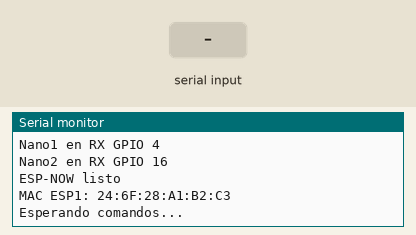
This sketch was run on a simulated ESP32. On the bench: the last lines printed to the serial monitor. The inputs (shaded band) are chosen by the test bench.

Above: at 2.2 s.
2.3 s: "1\n" received over the second serial link
At 2.8 s:
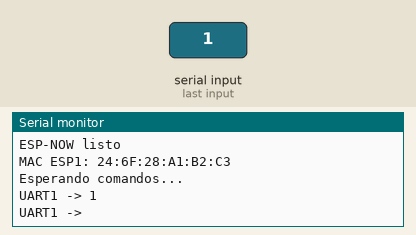
3.8 s: "U\n" received over the second serial link
At 4.3 s:
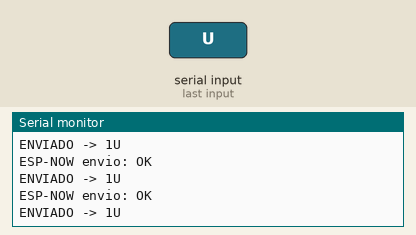

Measured:
- after the input at 2.3 s, the serial monitor: prints a new line at once (image 1)
- after the input at 3.8 s, the serial monitor: prints a new line at once (image 2)

The sketch:

ESP1.ino
```cpp
#include <WiFi.h>
#include <esp_now.h>

// ==========================
// CONFIGURACION
// ==========================
#define BAUD_DEBUG   115200
#define BAUD_NANO    9600

// Nano 1
#define RX_NANO1     4
#define TX_NANO1     -1

// Nano 2
#define RX_NANO2     16
#define TX_NANO2     -1

// MAC DEL ESP2
uint8_t macESP2[] = {0x80, 0xF3, 0xDA, 0x63, 0xA4, 0x18};

// Cada cuanto reenviar por ESP-NOW
#define TX_INTERVAL_MS  6

// ==========================
// PAQUETE CRUDO 2 BYTES
// ==========================
typedef struct {
  char control;
  char comando;
} PaqueteCrudo;

PaqueteCrudo paqueteTx;

// ==========================
// ESTADO POR CONTROL
// ==========================
typedef struct {
  char dirActual;          // U D L R o N

  bool aActiva;
  bool bActiva;

  bool aPendienteOn;       // enviar A una vez
  bool bPendienteOn;       // enviar B una vez

  bool nPendiente;         // enviar N una vez
  bool aPendienteOff;      // enviar a una vez
  bool bPendienteOff;      // enviar b una vez
} EstadoControl;

EstadoControl mando1 = {'N', false, false, false, false, false, false, false};
EstadoControl mando2 = {'N', false, false, false, false, false, false, false};

// ==========================
// PARSER POR UART
// ==========================
typedef struct {
  bool esperandoComando;
  char controlTemp;
} ParserUART;

ParserUART parser1 = {false, 0};
ParserUART parser2 = {false, 0};

// ==========================
// CONTROL DE ENVIO
// ==========================
volatile bool txBusy = false;
unsigned long ultimoTxMs = 0;
uint8_t turnoEnvio = 0;

// ==========================
// VALIDACION
// ==========================
bool controlValido(char c) {
  return (c == '1' || c == '2');
}

bool comandoValido(char c) {
  switch (c) {
    case 'U':
    case 'D':
    case 'L':
    case 'R':
    case 'N':
    case 'A':
    case 'a':
    case 'B':
    case 'b':
      return true;
    default:
      return false;
  }
}

bool esIgnorable(char c) {
  return (c == '\n' || c == '\r' || c == ' ' || c == '\t');
}

// ==========================
// CALLBACK ESP-NOW
// ==========================
void onDataSent(const uint8_t *mac_addr, esp_now_send_status_t status) {
  txBusy = false;

  Serial.print("ESP-NOW envio: ");
  if (status == ESP_NOW_SEND_SUCCESS) {
    Serial.println("OK");
  } else {
    Serial.println("FALLO");
  }
}

// ==========================
// ENVIO CRUDO
// ==========================
bool enviarTrama(char control, char comando) {
  if (txBusy) {
    return false;
  }

  paqueteTx.control = control;
  paqueteTx.comando = comando;

  txBusy = true;
  esp_err_t resultado = esp_now_send(macESP2, (uint8_t *)&paqueteTx, sizeof(paqueteTx));

  Serial.print("ENVIADO -> ");
  Serial.print(control);
  Serial.println(comando);

  if (resultado == ESP_OK) {
    return true;
  } else {
    Serial.print("Error esp_now_send: ");
    Serial.println(resultado);
    txBusy = false;
    return false;
  }
}

// ==========================
// ACTUALIZAR ESTADO
// ==========================
void actualizarEstado(char control, char comando) {
  EstadoControl *m = (control == '1') ? &mando1 : &mando2;

  switch (comando) {
    // Direccion
    case 'U':
    case 'D':
    case 'L':
    case 'R':
      m->dirActual = comando;
      break;

    case 'N':
      if (m->dirActual != 'N') {
        m->dirActual = 'N';
        m->nPendiente = true;
      }
      break;

    // A
    case 'A':
      if (!m->aActiva) {
        m->aActiva = true;
        m->aPendienteOn = true;
      }
      break;

    case 'a':
      if (m->aActiva) {
        m->aActiva = false;
        m->aPendienteOff = true;
      }
      break;

    // B
    case 'B':
      if (!m->bActiva) {
        m->bActiva = true;
        m->bPendienteOn = true;
      }
      break;

    case 'b':
      if (m->bActiva) {
        m->bActiva = false;
        m->bPendienteOff = true;
      }
      break;
  }

  Serial.print("Estado ");
  Serial.print(control);
  Serial.print(" -> dir=");
  Serial.print(m->dirActual);
  Serial.print(" | A=");
  Serial.print(m->aActiva ? "ON" : "OFF");
  Serial.print(" | B=");
  Serial.print(m->bActiva ? "ON" : "OFF");
  Serial.print(" | nPend=");
  Serial.print(m->nPendiente ? "SI" : "NO");
  Serial.print(" | aOn=");
  Serial.print(m->aPendienteOn ? "SI" : "NO");
  Serial.print(" | aOff=");
  Serial.print(m->aPendienteOff ? "SI" : "NO");
  Serial.print(" | bOn=");
  Serial.print(m->bPendienteOn ? "SI" : "NO");
  Serial.print(" | bOff=");
  Serial.println(m->bPendienteOff ? "SI" : "NO");
}

// ==========================
// PROCESAR BYTE UART
// Espera pares tipo 1U, 1N, 1A, 1a, 1B, 1b...
// ==========================
void procesarByteUART(uint8_t uartOrigen, char c) {
  ParserUART *p = (uartOrigen == 1) ? &parser1 : &parser2;

  if (esIgnorable(c)) {
    return;
  }

  if (!p->esperandoComando) {
    if (controlValido(c)) {
      p->controlTemp = c;
      p->esperandoComando = true;
    }
    return;
  }

  if (comandoValido(c)) {
    actualizarEstado(p->controlTemp, c);
    p->esperandoComando = false;
    p->controlTemp = 0;
    return;
  }

  if (controlValido(c)) {
    p->controlTemp = c;
    p->esperandoComando = true;
    return;
  }

  p->esperandoComando = false;
  p->controlTemp = 0;
}

// ==========================
// LEER UART
// ==========================
void leerUART(HardwareSerial &puerto, uint8_t uartOrigen) {
  while (puerto.available() > 0) {
    char c = (char)puerto.read();

    Serial.print("UART");
    Serial.print(uartOrigen);
    Serial.print(" -> ");
    Serial.println(c);

    procesarByteUART(uartOrigen, c);
  }
}

// ==========================
// LISTA DE PRIORIDAD
// 0 = 1-N
// 1 = 1-a
// 2 = 1-b
// 3 = 2-N
// 4 = 2-a
// 5 = 2-b
// 6 = 1-dir
// 7 = 1-A
// 8 = 1-B
// 9 = 2-dir
// 10 = 2-A
// 11 = 2-B
// ==========================
int construirActivos(uint8_t activos[]) {
  int n = 0;

  // PRIORIDAD MAXIMA: soltados
  if (mando1.nPendiente)   activos[n++] = 0;
  if (mando1.aPendienteOff) activos[n++] = 1;
  if (mando1.bPendienteOff) activos[n++] = 2;

  if (mando2.nPendiente)   activos[n++] = 3;
  if (mando2.aPendienteOff) activos[n++] = 4;
  if (mando2.bPendienteOff) activos[n++] = 5;

  // Luego movimientos y presionados
  if (mando1.dirActual != 'N') activos[n++] = 6;
  if (mando1.aPendienteOn)     activos[n++] = 7;
  if (mando1.bPendienteOn)     activos[n++] = 8;

  if (mando2.dirActual != 'N') activos[n++] = 9;
  if (mando2.aPendienteOn)     activos[n++] = 10;
  if (mando2.bPendienteOn)     activos[n++] = 11;

  return n;
}

// ==========================
// TRANSMISION
// - N, a, b con prioridad
// - URLD continuas
// - A y B una vez
// ==========================
void transmitirActivos() {
  if (txBusy) {
    return;
  }

  unsigned long ahora = millis();
  if (ahora - ultimoTxMs < TX_INTERVAL_MS) {
    return;
  }

  uint8_t activos[12];
  int total = construirActivos(activos);

  if (total == 0) {
    return;
  }

  if (turnoEnvio >= total) {
    turnoEnvio = 0;
  }

  uint8_t item = activos[turnoEnvio];

  switch (item) {
    // PRIORIDAD: soltados mando 1
    case 0:
      if (enviarTrama('1', 'N')) {
        mando1.nPendiente = false;
        ultimoTxMs = ahora;
        turnoEnvio++;
      }
      break;

    case 1:
      if (enviarTrama('1', 'a')) {
        mando1.aPendienteOff = false;
        ultimoTxMs = ahora;
        turnoEnvio++;
      }
      break;

    case 2:
      if (enviarTrama('1', 'b')) {
        mando1.bPendienteOff = false;
        ultimoTxMs = ahora;
        turnoEnvio++;
      }
      break;

    // PRIORIDAD: soltados mando 2
    case 3:
      if (enviarTrama('2', 'N')) {
        mando2.nPendiente = false;
        ultimoTxMs = ahora;
        turnoEnvio++;
      }
      break;

    case 4:
      if (enviarTrama('2', 'a')) {
        mando2.aPendienteOff = false;
        ultimoTxMs = ahora;
        turnoEnvio++;
      }
      break;

    case 5:
      if (enviarTrama('2', 'b')) {
        mando2.bPendienteOff = false;
        ultimoTxMs = ahora;
        turnoEnvio++;
      }
      break;

    // Direccion continua mando 1
    case 6:
      if (enviarTrama('1', mando1.dirActual)) {
        ultimoTxMs = ahora;
        turnoEnvio++;
      }
      break;

    // A una vez mando 1
    case 7:
      if (enviarTrama('1', 'A')) {
        mando1.aPendienteOn = false;
        ultimoTxMs = ahora;
        turnoEnvio++;
      }
      break;

    // B una vez mando 1
    case 8:
      if (enviarTrama('1', 'B')) {
        mando1.bPendienteOn = false;
        ultimoTxMs = ahora;
        turnoEnvio++;
      }
      break;

    // Direccion continua mando 2
    case 9:
      if (enviarTrama('2', mando2.dirActual)) {
        ultimoTxMs = ahora;
        turnoEnvio++;
      }
      break;

    // A una vez mando 2
    case 10:
      if (enviarTrama('2', 'A')) {
        mando2.aPendienteOn = false;
        ultimoTxMs = ahora;
        turnoEnvio++;
      }
      break;

    // B una vez mando 2
    case 11:
      if (enviarTrama('2', 'B')) {
        mando2.bPendienteOn = false;
        ultimoTxMs = ahora;
        turnoEnvio++;
      }
      break;
  }

  if (turnoEnvio >= total) {
    turnoEnvio = 0;
  }
}

// ==========================
// CONFIGURAR ESP-NOW
// ==========================
void configurarESPNow() {
  WiFi.mode(WIFI_STA);
  WiFi.disconnect();

  if (esp_now_init() != ESP_OK) {
    Serial.println("Error iniciando ESP-NOW");
    while (true) {
      delay(1000);
    }
  }

  esp_now_register_send_cb(onDataSent);

  esp_now_peer_info_t peerInfo = {};
  memcpy(peerInfo.peer_addr, macESP2, 6);
  peerInfo.channel = 0;
  peerInfo.encrypt = false;

  if (esp_now_add_peer(&peerInfo) != ESP_OK) {
    Serial.println("Error agregando peer ESP2");
    while (true) {
      delay(1000);
    }
  }

  Serial.println("ESP-NOW listo");
}

// ==========================
// SETUP
// ==========================
void setup() {
  Serial.begin(BAUD_DEBUG);
  delay(1000);

  Serial.println();
  Serial.println("=== ESP1 INICIANDO ===");

  Serial1.begin(BAUD_NANO, SERIAL_8N1, RX_NANO1, TX_NANO1);
  Serial2.begin(BAUD_NANO, SERIAL_8N1, RX_NANO2, TX_NANO2);

  Serial.print("Nano1 en RX GPIO ");
  Serial.println(RX_NANO1);

  Serial.print("Nano2 en RX GPIO ");
  Serial.println(RX_NANO2);

  configurarESPNow();

  Serial.print("MAC ESP1: ");
  Serial.println(WiFi.macAddress());

  Serial.println("Esperando comandos...");
}

// ==========================
// LOOP
// ==========================
void loop() {
  leerUART(Serial1, 1);
  leerUART(Serial2, 2);
  transmitirActivos();
}
```
